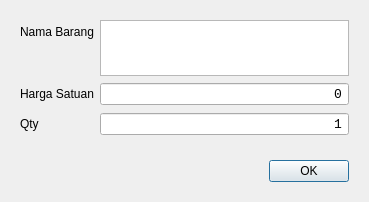
<?xml version="1.0" encoding="UTF-8"?>
<ui version="4.0">
 <class>OrderInputDialog</class>
 <widget class="QDialog" name="OrderInputDialog">
  <property name="geometry">
   <rect>
    <x>0</x>
    <y>0</y>
    <width>369</width>
    <height>194</height>
   </rect>
  </property>
  <property name="windowTitle">
   <string>Input Order</string>
  </property>
  <layout class="QVBoxLayout" name="verticalLayout">
   <item>
    <layout class="QFormLayout" name="formLayout">
     <property name="labelAlignment">
      <set>Qt::AlignmentFlag::AlignLeading|Qt::AlignmentFlag::AlignLeft|Qt::AlignmentFlag::AlignVCenter</set>
     </property>
     <property name="verticalSpacing">
      <number>6</number>
     </property>
     <property name="leftMargin">
      <number>9</number>
     </property>
     <property name="topMargin">
      <number>9</number>
     </property>
     <property name="rightMargin">
      <number>9</number>
     </property>
     <property name="bottomMargin">
      <number>9</number>
     </property>
     <item row="0" column="0">
      <widget class="QLabel" name="label">
       <property name="maximumSize">
        <size>
         <width>16777215</width>
         <height>60</height>
        </size>
       </property>
       <property name="text">
        <string>Nama Barang</string>
       </property>
      </widget>
     </item>
     <item row="0" column="1">
      <widget class="QPlainTextEdit" name="plainTextEdit">
       <property name="maximumSize">
        <size>
         <width>16777215</width>
         <height>56</height>
        </size>
       </property>
       <property name="tabChangesFocus">
        <bool>true</bool>
       </property>
      </widget>
     </item>
     <item row="1" column="1">
      <widget class="QSpinBox" name="spinBoxHarga">
       <property name="font">
        <font>
         <family>Consolas</family>
         <pointsize>10</pointsize>
         <bold>false</bold>
        </font>
       </property>
       <property name="alignment">
        <set>Qt::AlignmentFlag::AlignRight|Qt::AlignmentFlag::AlignTrailing|Qt::AlignmentFlag::AlignVCenter</set>
       </property>
       <property name="buttonSymbols">
        <enum>QAbstractSpinBox::ButtonSymbols::NoButtons</enum>
       </property>
       <property name="accelerated">
        <bool>true</bool>
       </property>
       <property name="showGroupSeparator" stdset="0">
        <bool>true</bool>
       </property>
       <property name="maximum">
        <number>1000000</number>
       </property>
       <property name="singleStep">
        <number>500</number>
       </property>
      </widget>
     </item>
     <item row="1" column="0">
      <widget class="QLabel" name="label_2">
       <property name="text">
        <string>Harga Satuan</string>
       </property>
      </widget>
     </item>
     <item row="2" column="0">
      <widget class="QLabel" name="label_3">
       <property name="text">
        <string>Qty</string>
       </property>
      </widget>
     </item>
     <item row="2" column="1">
      <widget class="QSpinBox" name="spinBoxQty">
       <property name="font">
        <font>
         <family>Consolas</family>
         <pointsize>10</pointsize>
         <bold>false</bold>
        </font>
       </property>
       <property name="alignment">
        <set>Qt::AlignmentFlag::AlignRight|Qt::AlignmentFlag::AlignTrailing|Qt::AlignmentFlag::AlignVCenter</set>
       </property>
       <property name="buttonSymbols">
        <enum>QAbstractSpinBox::ButtonSymbols::NoButtons</enum>
       </property>
       <property name="accelerated">
        <bool>true</bool>
       </property>
       <property name="showGroupSeparator" stdset="0">
        <bool>true</bool>
       </property>
       <property name="minimum">
        <number>1</number>
       </property>
       <property name="maximum">
        <number>1000000</number>
       </property>
       <property name="singleStep">
        <number>1</number>
       </property>
      </widget>
     </item>
    </layout>
   </item>
   <item>
    <widget class="QWidget" name="widget" native="true">
     <layout class="QHBoxLayout" name="horizontalLayout">
      <item>
       <spacer name="horizontalSpacer">
        <property name="orientation">
         <enum>Qt::Orientation::Horizontal</enum>
        </property>
        <property name="sizeHint" stdset="0">
         <size>
          <width>249</width>
          <height>20</height>
         </size>
        </property>
       </spacer>
      </item>
      <item>
       <widget class="QPushButton" name="pushButton">
        <property name="text">
         <string>OK</string>
        </property>
        <property name="default">
         <bool>true</bool>
        </property>
       </widget>
      </item>
     </layout>
    </widget>
   </item>
  </layout>
 </widget>
 <resources/>
 <connections>
  <connection>
   <sender>pushButton</sender>
   <signal>clicked()</signal>
   <receiver>OrderInputDialog</receiver>
   <slot>accept()</slot>
   <hints>
    <hint type="sourcelabel">
     <x>313</x>
     <y>163</y>
    </hint>
    <hint type="destinationlabel">
     <x>184</x>
     <y>96</y>
    </hint>
   </hints>
  </connection>
 </connections>
</ui>
